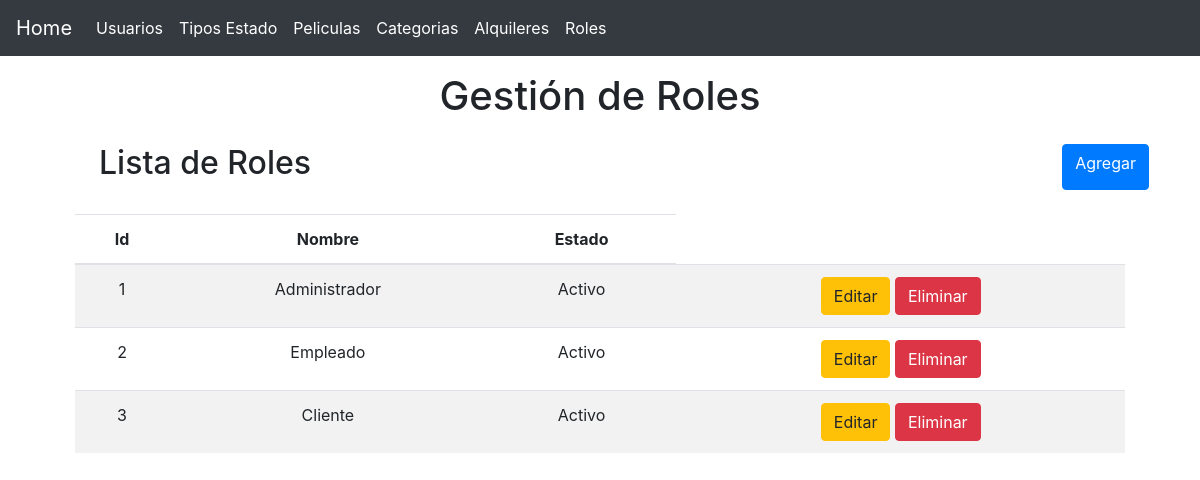
Page /?controller=rol on the committed database.
### tables this page shows
CREATE TABLE `roles` (
  `id` int(11) NOT NULL,
  `name` varchar(50) DEFAULT NULL,
  `status_id` int(11) DEFAULT NULL
);

CREATE TABLE `statuses` (
  `id` int(11) NOT NULL,
  `status` varchar(50) DEFAULT NULL,
  `type_status_id` int(11) DEFAULT NULL
);

### controllers/RolController.php (called while the page is built, shortened)
<?php
require 'models/Rol.php';
class RolController
{
    private $rolModel;
    public function __construct()
    {
        $this->rolModel = new Rol;
    }
    public function index()
    {
    	$roles = $this->rolModel->getAll();
    	require 'views/layout.php';
    	require 'views/roles/list.php';
    }
}

### models/Rol.php (called while the page is built, shortened)
<?php
class Rol
{
	private $pdo;
    public function __construct()
    {
    	try {
    		$this->pdo = new Database;
	    } catch (PDOException $e) {
	    	die($e->getMessage());
	    }
    }
    public function getAll()
    {
    	try {
    		$strSql = "SELECT r.*, s.status as status FROM roles r INNER JOIN statuses s ON s.id = r.status_id ";
    		$query = $this->pdo->select($strSql);
    		return $query;
	    } catch (PDOException $e) {
	    	die($e->getMessage());
	    }
    }
}

### providers/Database.php (called while the page is built, shortened)
<?php
class Database extends PDO
{
    public function select($strSql, $arrayData = array(), $fetchMode = PDO::FETCH_OBJ)
    {
    	$query = $this->prepare($strSql);
    	if( !$query->execute() ) {
    		echo "Error, la consulta no se realizó";
    	} else {
    		return $query->fetchAll($fetchMode);
    	}
    }
}

### views/roles/list.php (the view)
<main class="container">
	<section class="col-md-12 text-center">
		<div class="mt-3">
			<h1>Gestión de Roles</h1>
		</div>
		<div class="col-md-12 m-4 d-flex justify-content-between">
			<h2>Lista de Roles</h2>
			<a href="?controller=rol&method=add" class="btn btn-primary">Agregar</a>
		</div>
		<section class="col-md-12 flex-nowrap table-responsive">
			<table class="table table-striped table-hover">
				<thead>
					<tr>
						<th>Id</th>
						<th>Nombre</th>
						<th>Estado</th>
					</tr>
				</thead>
				<tbody>
					<?php foreach($roles as $rol): ?>
						<tr>
							<td><?php echo $rol->id ?></td>
							<td><?php echo $rol->name ?></td>
							<td><?php echo $rol->status ?></td>
							<td>
								<a href="?controller=rol&method=edit&id=<?php echo $rol->id?>" class="btn btn-warning" title="Editar Alquiler">Editar</a>
								<a href="?controller=rol&method=delete&id=<?php echo $rol->id?>" class="btn btn-danger" title="Eliminar Alquiler">Eliminar</a>
							</td>
						</tr>
					<?php endforeach ?>
				</tbody>
			</table>
		</section>
	</section>
</main>

### rows in the picture
roles: id "1", name "Administrador", status.status "Activo"
roles: id "2", name "Empleado", status.status "Activo"
roles: id "3", name "Cliente", status.status "Activo"
